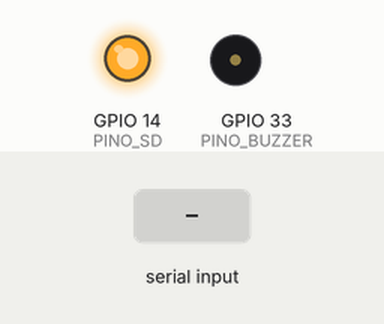
This sketch was run on a simulated ESP32. Parts: output pins drawn as LEDs (lit = HIGH), buzzer (waves = sounding). Inputs (shaded band) come from the test bench. I2S audio is not simulated (input reads silence).

Above: at 1.2 s.
1.3 s: "C\n" received over Serial
At 1.37 s:
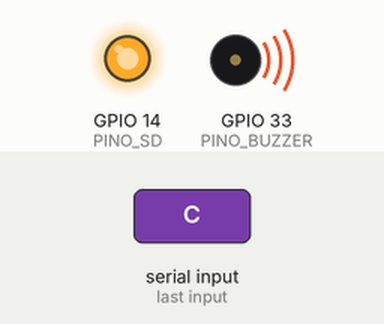
Timing chart, 0 to 4.3 s (numbered marks = the images above; inputs shaded):
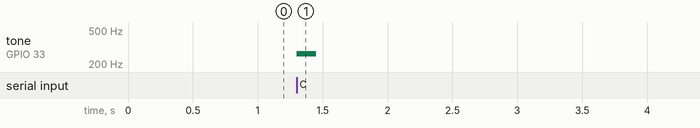

Measured:
- after the input at 1.3 s, tone on GPIO 33 (PINO_BUZZER): silent → 262 Hz at once, → silent 0.15 s later

The sketch:

notasmusicais4.ino
```cpp
#include <driver/i2s.h>
#include <math.h>

const i2s_port_t i2s_num = I2S_NUM_0;
const int DURACAO_BIP = 150; //ms

unsigned long ultimo_comando = 0;
const unsigned long TIMEOUT_MS = 2000; // 2 segundos sem comando = para tudo

const int PINO_SD = 14;
const int PINO_BUZZER = 33;

void setup() {
  Serial.begin(9600);

  pinMode(PINO_SD, OUTPUT);
  digitalWrite(PINO_SD, HIGH);

  pinMode(PINO_BUZZER, OUTPUT);

  // Configuração I2S (Mantenha a sua configuração atual aqui)
  i2s_config_t i2s_config = {
    .mode = (i2s_mode_t)(I2S_MODE_MASTER | I2S_MODE_TX),
    .sample_rate = 44100,
    .bits_per_sample = I2S_BITS_PER_SAMPLE_16BIT,
    .channel_format = I2S_CHANNEL_FMT_RIGHT_LEFT,
    .communication_format = I2S_COMM_FORMAT_STAND_I2S,
    .intr_alloc_flags = 0,
    .dma_buf_count = 8,
    .dma_buf_len = 64,
    .use_apll = false
  };

  // Configuração e indicação dos pinos(Definição do SD no início do código)
  i2s_pin_config_t pin_config = {
    .bck_io_num = 26, /*BCLK*/
    .ws_io_num = 27, /*LRC*/
    .data_out_num = 25, /*DIN*/

    .data_in_num = I2S_PIN_NO_CHANGE
  };

  i2s_driver_install(i2s_num, &i2s_config, 0, NULL);
  i2s_set_pin(i2s_num, &pin_config);


 /* digitalWrite(PINO_VIBRACAO, LOW);
  pinMode(PINO_VIBRACAO, OUTPUT);
  analogWrite(PINO_VIBRACAO, 0);
*/
}
void pararAudioI2S() {
  // Envia amostras ZERADAS para forçar o silêncio e desligar o amplificador
  int16_t buffer_zero[2] = {0, 0};
  size_t bytes_escritos;
  for (int i = 0; i < 100; i++) {
    i2s_write(i2s_num, &buffer_zero, sizeof(buffer_zero), &bytes_escritos, portMAX_DELAY);
  }
  /*analogWrite(PINO_VIBRACAO, 0); // Desliga motor externo no silêncio*/
}

void tocarNotaI2S(float frequencia, int duracao_ms, int intensidade_vibracao) {
  int sample_rate = 44100;
  int total_amostras = (sample_rate * duracao_ms) / 1000;
  size_t bytes_escritos;
/*
  // Aciona motor PWM externo (se houver)
  analogWrite(PINO_VIBRACAO, intensidade_vibracao);
*/

  // Dispara o buzzer ANTES do loop do I2S
  tone(PINO_BUZZER, (int)frequencia, duracao_ms);

  for (int i = 0; i < total_amostras; i++) {
    int16_t sample = (int16_t)(sin(i * 2.0 * M_PI * frequencia / sample_rate) * 8000);
    int16_t buffer[2] = {sample, sample};
    i2s_write(i2s_num, &buffer, sizeof(buffer), &bytes_escritos, portMAX_DELAY);
  }
  // Corta a vibração e zera o I2S ao terminar o tempo do bip
  pararAudioI2S();
}

void loop() {
  if (millis() - ultimo_comando > TIMEOUT_MS) {
    pararAudioI2S();
  }

  if (Serial.available() > 0) {
    char letraLibras = Serial.read();

    if (letraLibras == '\n' || letraLibras == '\r') return;

    ultimo_comando = millis();

    switch (letraLibras) {
      case 'X':
        pararAudioI2S();
        break;

      case 'C': tocarNotaI2S(262.0, DURACAO_BIP, 255); break;
      case 'D': tocarNotaI2S(294.0, DURACAO_BIP, 220); break;
      case 'E': tocarNotaI2S(330.0, DURACAO_BIP, 180); break;
      case 'F': tocarNotaI2S(349.0, DURACAO_BIP, 150); break;
      case 'G': tocarNotaI2S(392.0, DURACAO_BIP, 120); break;
      case 'A': tocarNotaI2S(440.0, DURACAO_BIP, 90); break;
      case 'B': tocarNotaI2S(494.0, DURACAO_BIP, 60); break;
    }
  }
}
```
